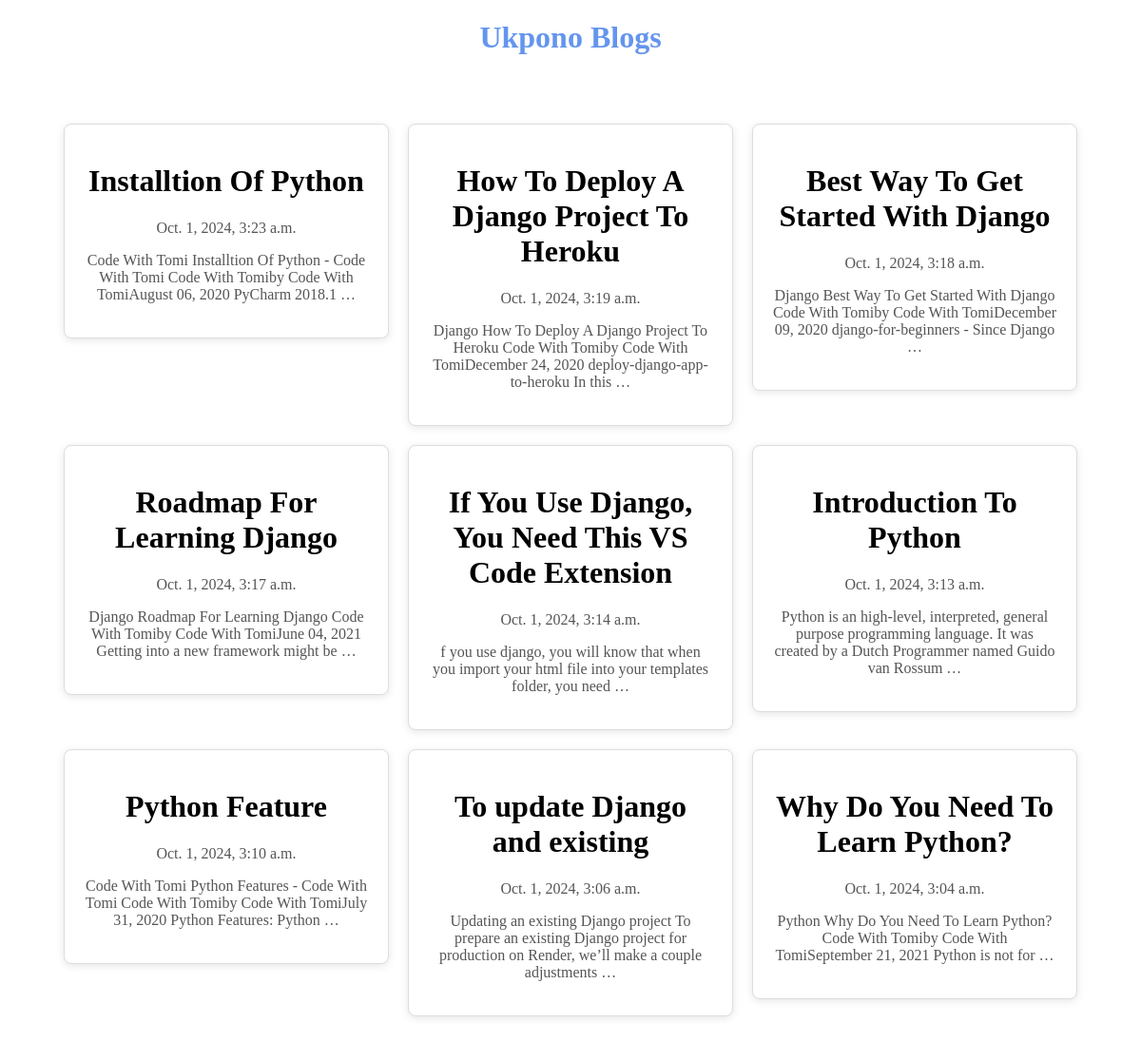
The page / on the database its author committed.
### ukponoblog/models.py (models this page shows)
class blogs(models.Model):
    title = models.CharField(max_length=200)
    body = models.CharField(max_length=100000000)
    current_date = models.DateTimeField(default=datetime.now,blank=True)

### ukponoblog/views.py (the view)
# urls.py: path('',views.index,name='index'),
def index(request):
    Blogs = blogs.objects.all()
    return render(request,'index.html' ,{'Blogs': Blogs})

### ukponoblog/templates/index.html (shortened to what this page needs)
 {% load static %}
<!DOCTYPE html>
<html lang="en">
<head>
</head>
<body>
<link rel="stylesheet" href="{% static "style.css" %}">
<h1 class='header-text'>Ukpono Blogs</h1>
<div class="header">
<div class="cards-container">
{% for blog in Blogs reversed %}
<a href="/blog/{{blog.id}}">
<div class="card">
<h1>{{blog.title}}</h1>
<p>{{blog.current_date}}</p>
<p>{{blog.body| truncatewords:20 }}</p>
 </div>
</a>
 {% endfor %}
</div>
</div>
</body>
</html>

### ukponoblog/static/style.css (style rules this page uses)
.header { padding: 20px; text-align: center; text-decoration: none; color: black; display: flex; background-color:white; }
.header-text { text-align: center; color: cornflowerblue; }
.header a { text-decoration: none; }
.cards-container { display: flex; flex-wrap: wrap; justify-content: center; margin: 20px 0; text-decoration: none; }
.cards-container a { text-decoration: none; }
.card { background: white; border: 1px solid #ddd; border-radius: 8px; box-shadow: 0 2px 8px rgba(0, 0, 0, 0.1); margin: 10px; padding: 20px; width: 300px; transition: transform 0.2s; text-decoration: none; color: black; }
.card p { font-size: 1em; color: #555; }

### rows shown on the page
blogs: title "Installtion Of Python", current_date "Oct. 1, 2024, 3:23 a.m.", body "Code With Tomi Installtion Of Python - Code With Tomi Code With Tomiby Code With TomiAugust 06, 2020 PyCharm 2018.1 …"
blogs: title "How To Deploy A Django Project To Heroku", current_date "Oct. 1, 2024, 3:19 a.m.", body "Django How To Deploy A Django Project To Heroku Code With Tomiby Code With TomiDecember 24, 2020 deploy-django-app-to-heroku In this …"
blogs: title "Best Way To Get Started With Django", current_date "Oct. 1, 2024, 3:18 a.m.", body "Django Best Way To Get Started With Django Code With Tomiby Code With TomiDecember 09, 2020 django-for-beginners - Since Django …"
blogs: title "Roadmap For Learning Django", current_date "Oct. 1, 2024, 3:17 a.m.", body "Django Roadmap For Learning Django Code With Tomiby Code With TomiJune 04, 2021 Getting into a new framework might be …"
blogs: title "If You Use Django, You Need This VS Code Extension", current_date "Oct. 1, 2024, 3:14 a.m.", body "f you use django, you will know that when you import your html file into your templates folder, you need …"
blogs: title "Introduction To Python", current_date "Oct. 1, 2024, 3:13 a.m.", body "Python is an high-level, interpreted, general purpose programming language. It was created by a Dutch Programmer named Guido van Rossum …"
blogs: title "Python Feature", current_date "Oct. 1, 2024, 3:10 a.m.", body "Code With Tomi Python Features - Code With Tomi Code With Tomiby Code With TomiJuly 31, 2020 Python Features: Python …"
blogs: title "To update Django and existing", current_date "Oct. 1, 2024, 3:06 a.m.", body "Updating an existing Django project To prepare an existing Django project for production on Render, we’ll make a couple adjustments …"
blogs: title "Why Do You Need To Learn Python?", current_date "Oct. 1, 2024, 3:04 a.m.", body "Python Why Do You Need To Learn Python? Code With Tomiby Code With TomiSeptember 21, 2021 Python is not for …"
